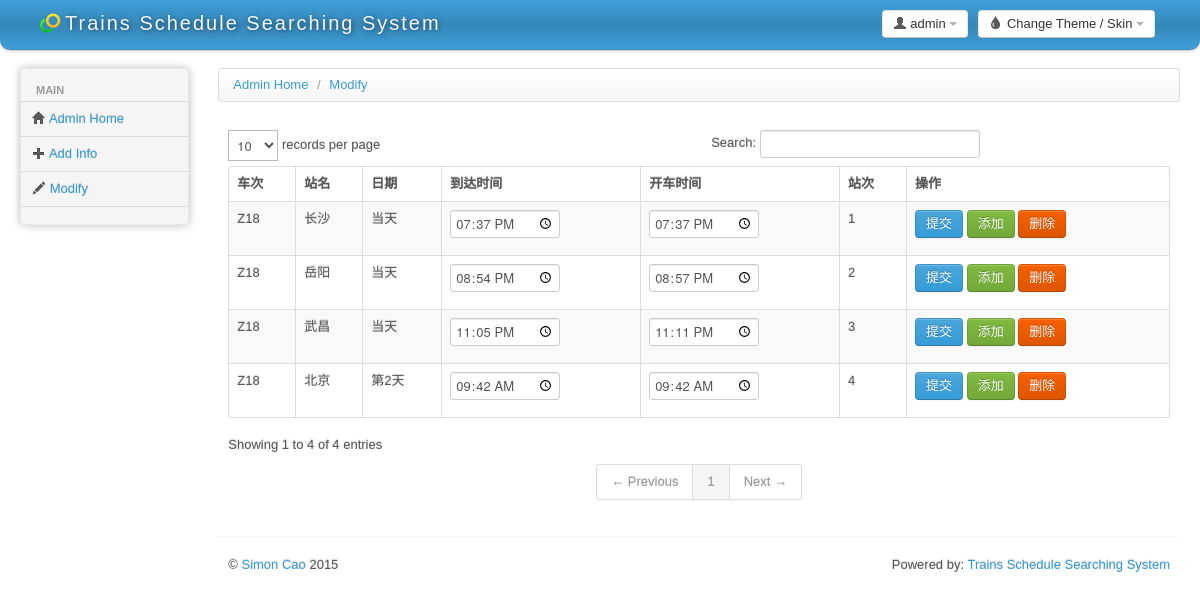
Screenshot of /web/admin_editatrain.php?trainid=12 with the database file from the repository.
### tables this page shows
CREATE TABLE IF NOT EXISTS `trains` (
`no` int(11) NOT NULL,
  `train_name` varchar(10) NOT NULL,
  `depart_time` time NOT NULL,
  `arrival_time` time NOT NULL,
  `count_day` tinyint(4) NOT NULL,
  `departation` varchar(50) NOT NULL,
  `destination` varchar(50) NOT NULL
);

CREATE TABLE IF NOT EXISTS `timetable` (
`no` int(11) NOT NULL,
  `site_id` int(11) NOT NULL,
  `train_no` int(11) NOT NULL,
  `in_time` time NOT NULL,
  `out_time` time NOT NULL,
  `next_day` tinyint(4) NOT NULL,
  `zhanci` tinyint(4) NOT NULL
);

CREATE TABLE IF NOT EXISTS `sites` (
`site_id` int(11) NOT NULL,
  `site_name` varchar(50) NOT NULL
);

### web/admin_editatrain.php (the view, shortened to what this page needs)
<!DOCTYPE html>
<html>
<head>
	<link id="bs-css" href="css/bootstrap-cerulean.css" rel="stylesheet">
	<link href="css/bootstrap-responsive.css" rel="stylesheet">
	<link href="css/charisma-app.css" rel="stylesheet">
	<link href="css/jquery-ui-1.8.21.custom.css" rel="stylesheet">
	<link href='css/fullcalendar.css' rel='stylesheet'>
	<link href='css/fullcalendar.print.css' rel='stylesheet'  media='print'>
	<link href='css/chosen.css' rel='stylesheet'>
	<link href='css/uniform.default.css' rel='stylesheet'>
	<link href='css/colorbox.css' rel='stylesheet'>
	<link href='css/jquery.cleditor.css' rel='stylesheet'>
	<link href='css/jquery.noty.css' rel='stylesheet'>
	<link href='css/noty_theme_default.css' rel='stylesheet'>
	<link href='css/elfinder.min.css' rel='stylesheet'>
	<link href='css/elfinder.theme.css' rel='stylesheet'>
	<link href='css/jquery.iphone.toggle.css' rel='stylesheet'>
	<link href='css/opa-icons.css' rel='stylesheet'>
	<link href='css/uploadify.css' rel='stylesheet'>
	<link href='css/mymymy.css' rel='stylesheet'>
	<link rel="stylesheet" type="text/css" href="css/mymymy.css">
</head>
<body>
	<div class="navbar">
		<div class="navbar-inner">
			<div class="container-fluid">
				<a class="brand" href="index.html"><img alt="Charisma Logo" src="img/logo20.png" /><span>Trains Schedule Searching System</span></a>
				<div class="btn-group pull-right theme-container" >
					<a class="btn dropdown-toggle" data-toggle="dropdown" href="#">
						<i class="icon-tint"></i><span class="hidden-phone"> Change Theme / Skin</span>
						<span class="caret"></span>
					</a>
				</div>
				<div class="btn-group pull-right" >
					<a class="btn dropdown-toggle" data-toggle="dropdown" href="#">
						<i class="icon-user"></i><span class="hidden-phone"> admin</span>
						<span class="caret"></span>
					</a>
				</div>
			</div>
		</div>
	</div>
		<div class="container-fluid">
		<div class="row-fluid">
			<div class="span2 main-menu-span">
				<div class="well nav-collapse sidebar-nav">
					<ul class="nav nav-tabs nav-stacked main-menu">
						<li class="nav-header hidden-tablet">Main</li>
						<li><a class="ajax-link" href="administration_home.php"><i class="icon-home"></i><span class="hidden-tablet"> Admin Home</span></a></li>
						<li><a class="ajax-link" href="administration_add.php"><i class="icon-plus"></i><span class="hidden-tablet"> Add Info</span></a></li>
						<li><a class="ajax-link" href="administration_modify.php"><i class="icon-pencil"></i><span class="hidden-tablet"> Modify</span></a></li>
					</ul>
				</div>
			</div>
			<div id="content" class="span10">
			<div>
				<ul class="breadcrumb">
					<li>
						<a href="administration_home.php">Admin Home</a> <span class="divider">/</span>
					</li>
					<li>
						<a href="administration_modify.php">Modify</a>
					</li>
				</ul>
			</div>
<?php
$con = mysql_connect("localhost","trainsAdmin","nwGXxXjTJzVJLuS4");
if ($_SERVER["REQUEST_METHOD"] == "GET") {
	$trainid=$_GET['trainid'];
	$sql = "SELECT train_name FROM trains WHERE no = ".$trainid.";";
	$train_number_result = mysql_query($sql, $con);
	$trainname_row = mysql_fetch_array($train_number_result);
	$get_train_name = $trainname_row['train_name'];
	$sql = "SELECT timetable.no ttNo, site_name, next_day, in_time, out_time, zhanci FROM timetable, sites
	WHERE timetable.site_id = sites.site_id
	AND timetable.train_no = ".$trainid." ORDER BY zhanci;";
	$result = mysql_query($sql,$con);
	$table_header = "<th>车次</th><th>站名</th><th>日期</th><th>到达时间</th><th>开车时间</th><th>站次</th><th>操作</th>";
echo '
					<div class="box-content">
						<table class="table table-striped table-bordered bootstrap-datatable datatable">
						  <thead>
							  <tr>';
							  echo $table_header;
						echo '</tr>
						  </thead>
						  <tbody>';
						  $rowcount=1;
						  $numrows = mysql_num_rows($result);
						  while($row = mysql_fetch_array($result))
  							{
  							echo "<tr>";
  							echo "<td>" . $get_train_name . "</td>";
  							echo "<td>" . $row['site_name'] . "</td>";
  							if ($row['next_day'] == 0) {
  								echo "<td>当天</td>";
  							}else {
  								echo "<td>第" . ($row['next_day']+1) . "天</td>";
  							}
  							echo '<td><input id="input1'.$row['ttNo'].'" class="my-time-input" type="time" value="' . $row['in_time'] . '"></td>';
  							echo '<td><input id="input2'.$row['ttNo'].'" class="my-time-input" type="time" value="' . $row['out_time'] . '"></td>';
  							echo "<td>" . $row['zhanci'] . "</td>";
  							echo '<td>';
  							echo '<a onclick="ajaxsubmit('.$row['ttNo'].');" href="#" title="点击此处提交更改." data-rel="tooltip" class="btn btn-primary">提交</a>&nbsp;';
  							if ($rowcount== $numrows) {
  								echo '<a  href="#" title="终点站后不可添加车站." data-rel="tooltip" class="btn btn-success">添加</a>&nbsp;';
  							} else {
  								echo '<a onclick="setid('.$trainid.','.$row['zhanci'].');" href="#" title="在此站后添加车站." data-rel="tooltip" class="btn btn-success btn-setting">添加</a>&nbsp;';
  							}
  							if ($rowcount==1 || $rowcount== $numrows) {
  								echo '<a onclick="" href="#" title="起始站和终点站不可删除" class="btn btn-warning" data-rel="tooltip">删除</a>';
  							}else {
  								echo '<a onclick="ajaxdelete('.$row['ttNo'].', '.$trainid.', '.$row['zhanci'].');" href="#" title="在此线路中删除该车站" class="btn btn-warning" data-rel="tooltip">删除</a>';
  							}
  							echo '</td>';
  							echo "</tr>";
  							$rowcount++;
  							}
  						echo '</tbody>
					  </table>
					</div>';
}
?>
		<hr>
		<footer>
			<p class="pull-left">&copy; <a href="http://ctimeprints.github.io" target="_blank">Simon Cao</a> 2015</p>
			<p class="pull-right">Powered by: <a href="index.html">Trains Schedule Searching System</a></p>
		</footer>
	</div>
</body>
</html>

### web/css/charisma-app.css (style rules this page uses)
.box-content { padding:10px; }
footer { clear:both; }
footer .pull-right { float:right; margin-right:10px; }
footer .pull-left { float:left; margin-left:10px; }
.sidebar-nav { min-height:0; box-shadow: 0 0 10px #BDBDBD; -webkit-box-shadow: 0 0 10px #BDBDBD; -moz-box-shadow: 0 0 10px #BDBDBD; border-radius: 5px; -webkit-border-radius: 5px; -moz-border-radius: 5px; margin-bottom: 0; padding-bottom:0; }
.sidebar-nav > ul > li:not(.nav-header) { margin-right:-2px; margin-left:-2px; }
.brand { font-family: 'Shojumaru', cursive, Arial, serif; letter-spacing:2px; text-shadow:1px 1px 5px rgba(0, 0, 0, 0.5); width:500px; }
.brand img { float:left; height:20px; width:20px; margin-right:5px; }
.brand span { float:left; }
.navbar-inner { border-radius:0 0 10px 10px; -webkit-border-radius:0 0 10px 10px; -moz-border-radius:0 0 10px 10px; padding-top:5px; padding-bottom:5px; }
.pull-left { float:left !important; }
.pull-right { float:right !important; }

### web/css/mymymy.css (style rules this page uses)
.my-time-input { width: 100px; }

### web/admin_editatrain.php (style rules this page uses)
body { padding-bottom: 40px; }
.sidebar-nav { padding: 9px 0; }

### rows the page displays
timetable: site.site_name "长沙", next_day "当天", in_time "19:37:00", out_time "19:37:00", zhanci "1", shows "删除"
trains: train_name "Z18"
timetable: site.site_name "岳阳", next_day "当天", in_time "20:54:00", out_time "20:57:00", zhanci "2"
timetable: site.site_name "武昌", next_day "当天", in_time "23:05:00", out_time "23:11:00", zhanci "3"
timetable: site.site_name "北京", $row['next_day']+1 "2", in_time "09:42:00", out_time "09:42:00", zhanci "4", shows "添加", shows "删除"
